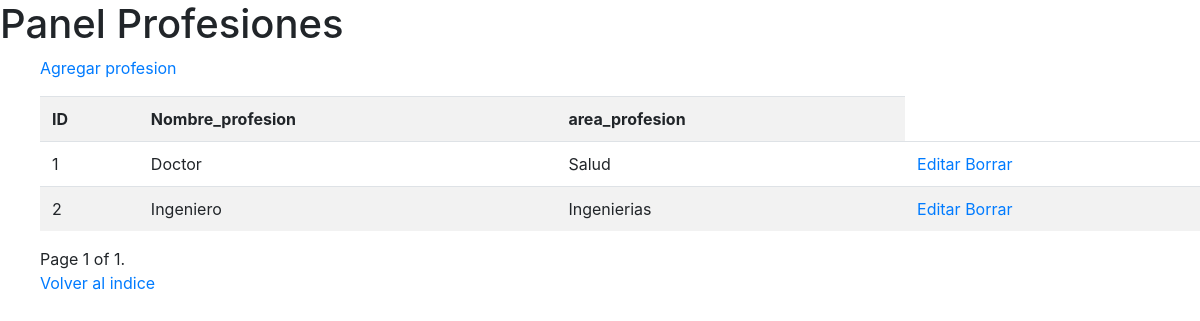
/artemis/panel_profesiones.html, run on an earlier commit of the app's database.
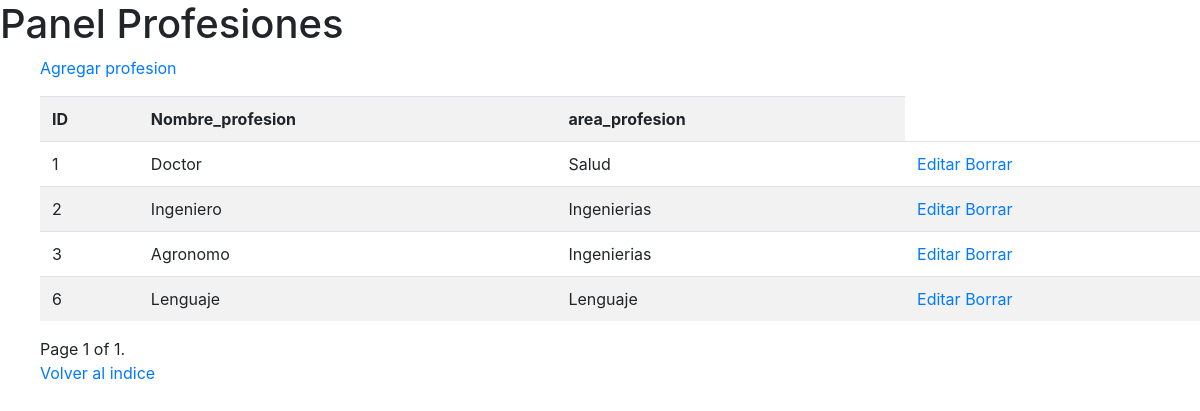
And on a later commit of the database.
### artemis/models.py (models this page shows, shortened)
class Profesiones(models.Model):
    id = models.AutoField(primary_key=True)
    nombre_profesion = models.CharField(max_length=20)
    area_profesion= models.ForeignKey(Areas, on_delete=models.CASCADE)

class Areas(models.Model):
    id = models.AutoField(primary_key=True)
    nombre_area = models.CharField(max_length=20)
    def __str__(self):
        return self.nombre_area

### artemis/views.py (the view)
# urls.py: path('panel_profesiones.html',panel_profesiones.as_view(),name = 'panel_profesiones'),
class panel_profesiones(ListView):
    context_object_name = 'panel_profesiones'
    template_name = 'panel_profesiones.html'
    paginate_by = 10
    queryset = Profesiones.objects.all()
    def get_context_data(self, **kwargs):
        context = super(panel_profesiones, self).get_context_data(**kwargs)
        context['Profesiones'] = Profesiones.objects.all()
        return context

### artemis/templates/panel_profesiones.html (shortened to what this page needs)
<head>
   <link rel="stylesheet" href="https://stackpath.bootstrapcdn.com/bootstrap/4.1.3/css/bootstrap.min.css">
   {% load crispy_forms_tags %}
</head>
<h1>Panel Profesiones</h1>
<ul>
<p>
    <a href="{% url "artemis:new_profesion" %}">Agregar profesion</a>
</p>
<div class="table-responsive">
    <table class="table table-striped">
        <th>ID</th>
        <th>Nombre_profesion</th>
        <th>area_profesion</th>
{% for Profesiones in object_list %}
  <tr>
    <td>{{ Profesiones.id }} </td>
    <td>{{ Profesiones.nombre_profesion }} </td>
    <td>{{ Profesiones.area_profesion }} <td> <a href="{% url "artemis:edit_profesion" Profesiones.pk %}">Editar</a> <a href="{% url "artemis:delete_profesion" Profesiones.pk %}">Borrar</a></td></td> </td>
  </tr>
{% endfor %}
    </table>
    <div class="pagination">
        <span class="step-links">
            <span class="current">
                Page {{ page_obj.number }} of {{ page_obj.paginator.num_pages }}.
            </span>
        </span>
    </div>
    <p>
        <a href="{% url "artemis:index" %}">Volver al indice</a>
    </p>
</ul>

What changed in the data, as far as the page shows it:
added Profesiones: id "3", nombre_profesion "Agronomo", area_profesion "Ingenierias"
added Profesiones: id "6", nombre_profesion "Lenguaje", area_profesion "Lenguaje"
